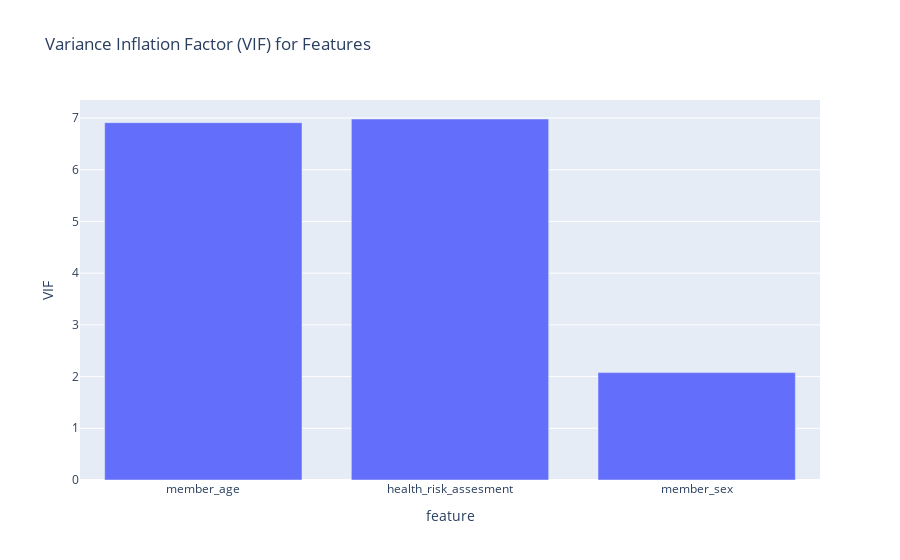

Notebook code cell kept with this figure:
### Markdown cell above
Looks like there is a moderate global correlation between age and health risk assesment and we know form our information that age and sex are incorporated into this measures. Since we plan to use bayesian methods we should probably want to assess for colinearity

### Code cell
vif_df = calculate_vif(data_outcome_compare, ["member_age", "health_risk_assesment", "member_sex"])
px.bar(vif_df, x="feature", y="VIF", title="Variance Inflation Factor (VIF) for Features").show()

high_vif_features = vif_df.query("VIF > 5")
if not high_vif_features.empty:
    print(f"Warning: The following features have VIF > 5 and indicate multicollinearity: {list(high_vif_features['feature'])}")
    print("One of these will be dropped for downstream analysis to reduce collinearity.")

### Figure 1 — Plotly figure (JSON) as saved in the notebook; plotly's stock layout.template omitted (floating-point values rounded to 4 significant figures)
{"data": [{"hovertemplate": "feature=%{x}<br>VIF=%{y}<extra></extra>", "legendgroup": "", "marker": {"color": "#636efa", "pattern": {"shape": ""}}, "name": "", "orientation": "v", "showlegend": false, "textposition": "auto", "type": "bar", "x": ["member_age", "health_risk_assesment", "member_sex"], "xaxis": "x", "y": [6.911, 6.981, 2.077], "yaxis": "y"}], "layout": {"barmode": "relative", "legend": {"tracegroupgap": 0}, "title": {"text": "Variance Inflation Factor (VIF) for Features"}, "xaxis": {"anchor": "y", "domain": [0, 1], "title": {"text": "feature"}}, "yaxis": {"anchor": "x", "domain": [0, 1], "title": {"text": "VIF"}}}}
